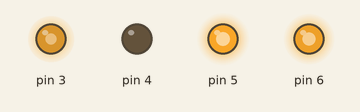
This sketch was run on a simulated Arduino Uno, built with avr-gcc and run on an emulated ATmega328P. Shown: output pins drawn as LEDs (lit = HIGH). Random numbers use the default seed unless the sketch sets one.

Above: at 0.05 s.
At 4.96 s:
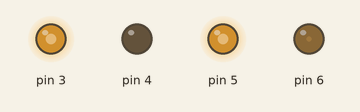
At 9.98 s:
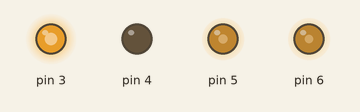
At 19.91 s:
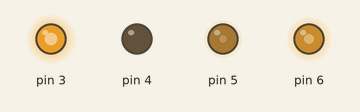
At 29.94 s:
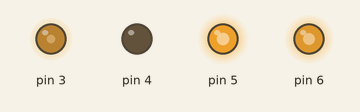
At 39.87 s:
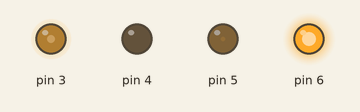
Timing chart, 0 to 40.0 s (numbered marks = the images above):
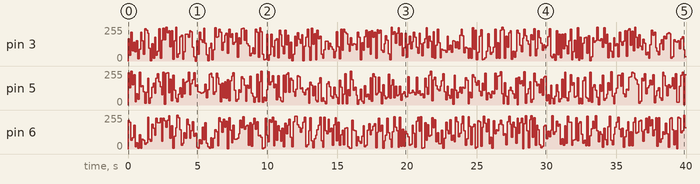

The sketch:

RGBStructs.ino
```cpp
// Project  :RGBStructs
// Purpose  :Introducing Struct data type to ACES
// Author   :C. D'Arcy
// Date     :2018 06 24
// Status   :Working
// Reference:https://playground.arduino.cc/Code/Struct
/* Alternative definition syntax
  typedef struct {
  uint8_t redPin;
  uint8_t gndPin;
  uint8_t greenPin;
  uint8_t bluePin;
  } RGB1;*/
struct RGB {        //definition of a composite data structure
  uint8_t redPin;   //the pin number of the red LED lead
  uint8_t gndPin;   //the common cathode pin
  uint8_t greenPin; //green
  uint8_t bluePin;  //blue
};
RGB led = {3, 4, 5, 6};//create a single instance of an RGB struct
void setup() {
  pinMode(led.redPin, OUTPUT);
  pinMode(led.gndPin, OUTPUT);
  pinMode(led.greenPin, OUTPUT);
  pinMode(led.bluePin, OUTPUT);
  digitalWrite(led.gndPin, LOW);
}
void loop() {
  analogWrite(led.redPin, random(256));   //start with an initial presentation
  analogWrite(led.greenPin, random(256));
  analogWrite(led.bluePin, random(256));
  delay(100);

}
```

Measured:
- by itself, pin 3: 0/255 → 167/255 at 0.00 s, → 42/255 0.10 s later, → 216/255 0.10 s later, → 77/255 0.10 s later, … (399 changes in this stretch)
- by itself, pin 5: 0/255 → 241/255 at 0.00 s, → 130/255 0.10 s later, → 254/255 0.10 s later, → 152/255 0.10 s later, … (399 changes in this stretch)
- by itself, pin 6: 0/255 → 217/255 at 0.00 s, → 200/255 0.10 s later, → 67/255 0.10 s later, → 85/255 0.10 s later, … (398 changes in this stretch)
